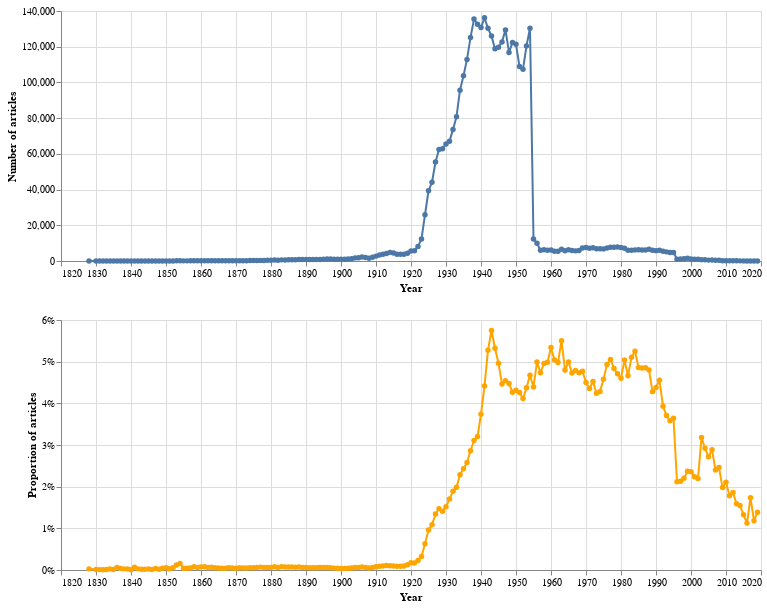

The notebook cell this image was saved under:
### Markdown cell above
Now we have a new dataframe `df_merged` that includes both the raw number of search results for each year, and the proportion the results represent of the total number of articles on Trove. Let's create charts for both and look at the diferences.

### Code cell
# This is the chart showing raw results -- it's the same as the one we created above (but a bit smaller)
chart1 = (
    alt.Chart(df)
    .mark_line(point=True)
    .encode(
        x=alt.X("year:Q", axis=alt.Axis(format="c", title="Year")),
        y=alt.Y(
            "total_results:Q", axis=alt.Axis(format=",d", title="Number of articles")
        ),
        tooltip=[
            alt.Tooltip("year:Q", title="Year"),
            alt.Tooltip("total_results:Q", title="Articles", format=","),
        ],
    )
    .properties(width=700, height=250)
)

# This is the new view, note that it's using the 'proportion' column for the Y axis
chart2 = (
    alt.Chart(df_merged)
    .mark_line(point=True, color="red")
    .encode(
        x=alt.X("year:Q", axis=alt.Axis(format="c", title="Year")),
        # This time we're showing the proportion (formatted as a percentage) on the Y axis
        y=alt.Y(
            "proportion:Q", axis=alt.Axis(format="%", title="Proportion of articles")
        ),
        tooltip=[
            alt.Tooltip("year:Q", title="Year"),
            alt.Tooltip("proportion:Q", title="Proportion", format="%"),
        ],
        # Make the charts different colors
        color=alt.value("orange"),
    )
    .properties(width=700, height=250)
)

# This is a shorthand way of stacking the charts on top of each other
chart1 & chart2

### Figure 1 — Vega-Lite specification as saved in the notebook (floating-point values rounded to 4 significant figures; data arrays with more than 128 entries replaced by an {"elided": "..."} marker saying what was removed)
{"config": {"view": {"continuousWidth": 400, "continuousHeight": 300}}, "vconcat": [{"data": {"name": "data-d464a3fe886cae753ce14796d7c19418"}, "mark": {"type": "line", "point": true}, "encoding": {"tooltip": [{"field": "year", "title": "Year", "type": "quantitative"}, {"field": "total_results", "format": ",", "title": "Articles", "type": "quantitative"}], "x": {"axis": {"format": "c", "title": "Year"}, "field": "year", "type": "quantitative"}, "y": {"axis": {"format": ",d", "title": "Number of articles"}, "field": "total_results", "type": "quantitative"}}, "height": 250, "width": 700}, {"data": {"name": "data-6d9d9e1d41c0d277aebc35ed7aef5a5a"}, "mark": {"type": "line", "color": "red", "point": true}, "encoding": {"color": {"value": "orange"}, "tooltip": [{"field": "year", "title": "Year", "type": "quantitative"}, {"field": "proportion", "format": "%", "title": "Proportion", "type": "quantitative"}], "x": {"axis": {"format": "c", "title": "Year"}, "field": "year", "type": "quantitative"}, "y": {"axis": {"format": "%", "title": "Proportion of articles"}, "field": "proportion", "type": "quantitative"}}, "height": 250, "width": 700}], "$schema": "https://vega.github.io/schema/vega-lite/v4.17.0.json", "datasets": {"data-d464a3fe886cae753ce14796d7c19418": {"elided": "191 records"}, "data-6d9d9e1d41c0d277aebc35ed7aef5a5a": {"elided": "191 records"}}}
